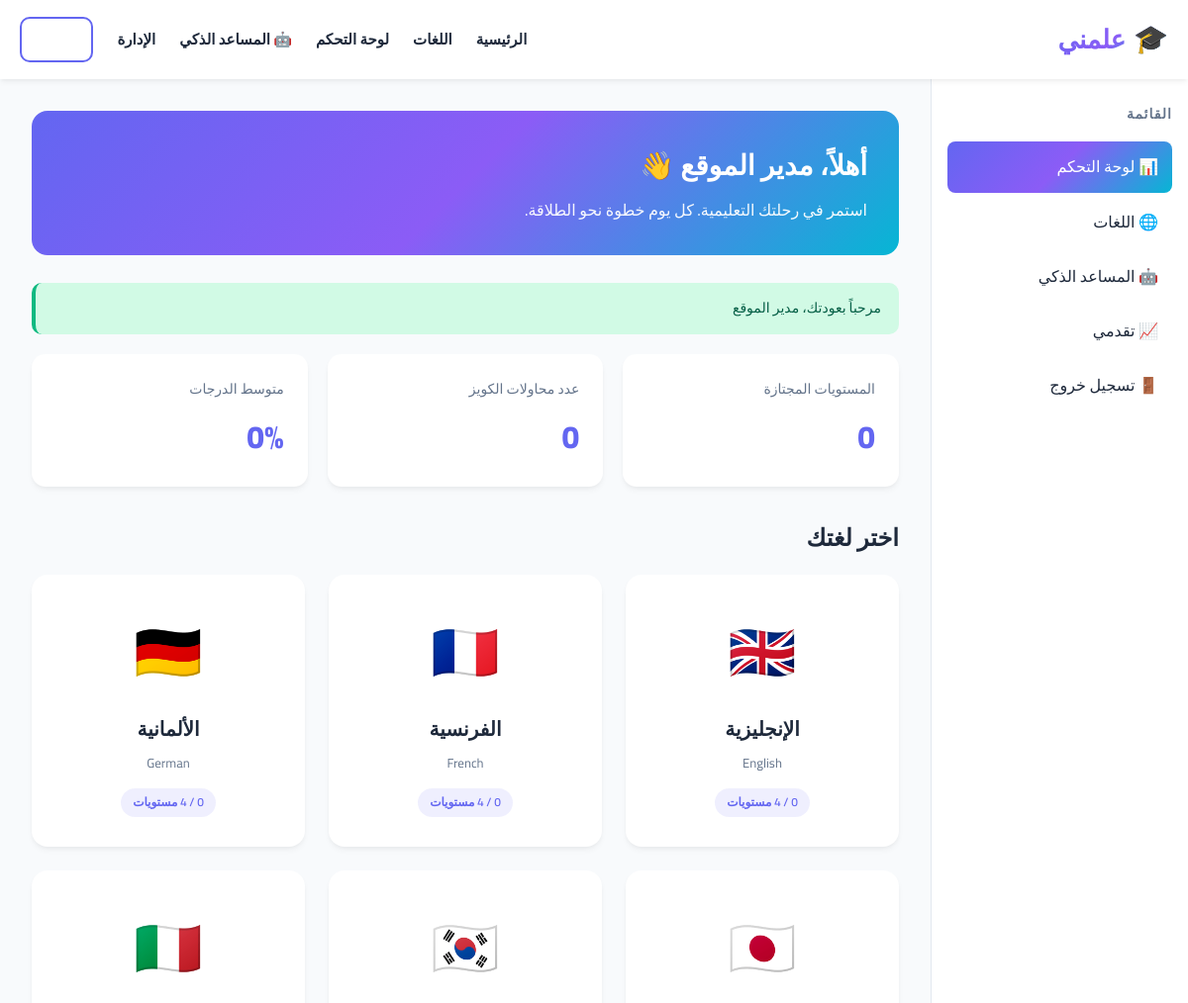
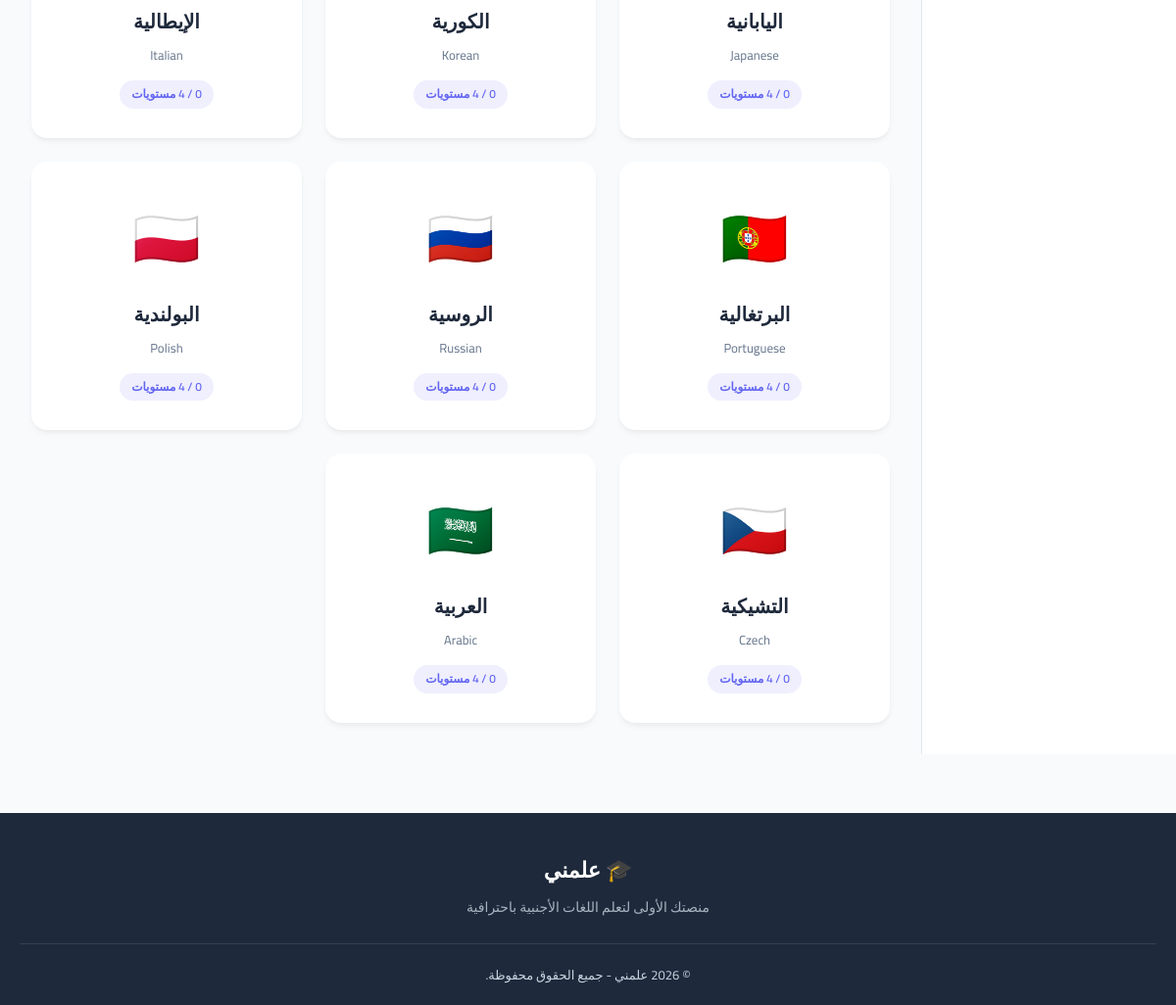
/dashboard.php (signed in), run on the app's committed database (2 pictures, top to bottom).
### tables this page shows
CREATE TABLE IF NOT EXISTS `users` (
  `id` INT AUTO_INCREMENT PRIMARY KEY,
  `name` VARCHAR(100) NOT NULL,
  `email` VARCHAR(150) NOT NULL UNIQUE,
  `password_hash` VARCHAR(255) NOT NULL,
  `role` ENUM('student','admin') DEFAULT 'student',
  `avatar` VARCHAR(255) DEFAULT NULL,
  `created_at` TIMESTAMP DEFAULT CURRENT_TIMESTAMP
);

CREATE TABLE IF NOT EXISTS `languages` (
  `id` INT AUTO_INCREMENT PRIMARY KEY,
  `name_ar` VARCHAR(50) NOT NULL,
  `name_en` VARCHAR(50) NOT NULL,
  `code` VARCHAR(10) NOT NULL,
  `flag` VARCHAR(10) DEFAULT NULL,
  `description` TEXT,
  `created_at` TIMESTAMP DEFAULT CURRENT_TIMESTAMP
);

### includes/functions.php (called while the page is built, shortened)
<?php
function clean($str) {
    return htmlspecialchars(trim($str), ENT_QUOTES, 'UTF-8');
}
function isLoggedIn() {
    return isset($_SESSION['user_id']);
}
function currentUser() {
    static $user = null;
    if ($user === null) {
        $stmt = db()->prepare("SELECT * FROM users WHERE id = ?");
        $stmt->execute([$_SESSION['user_id']]);
        $user = $stmt->fetch();
    }
    return $user;
}
function flash($key, $msg = null) {
    if ($msg === null) {
        $val = $_SESSION['flash'][$key] ?? null;
        return $val;
    }
}

### config/database.php (called while the page is built, shortened)
<?php
class Database {
    private static $instance = null;
    private $pdo;
    private function __construct() {
        $dsn = "mysql:host=" . DB_HOST . ";dbname=" . DB_NAME . ";charset=" . DB_CHARSET;
        $options = [
            PDO::ATTR_ERRMODE            => PDO::ERRMODE_EXCEPTION,
            PDO::ATTR_DEFAULT_FETCH_MODE => PDO::FETCH_ASSOC,
            PDO::ATTR_EMULATE_PREPARES   => false,
        ];
        try {
            $this->pdo = new PDO($dsn, DB_USER, DB_PASS, $options);
        } catch (PDOException $e) {
            die("فشل الاتصال بقاعدة البيانات: " . $e->getMessage());
        }
    }
    public static function getInstance() {
        if (self::$instance === null) {
            self::$instance = new Database();
        }
        return self::$instance;
    }
    public function getConnection() {
        return $this->pdo;
    }
}
function db() {
    return Database::getInstance()->getConnection();
}

### dashboard.php (the view, shortened to what this page needs)
<?php
$user = currentUser();
$userId = $user['id'];
$stmt = db()->prepare("SELECT COUNT(DISTINCT q.level_id) AS passed_levels
    FROM quiz_results qr JOIN quizzes q ON q.id = qr.quiz_id
    WHERE qr.user_id = ? AND qr.score >= ?");
$stmt->execute([$userId, PASS_SCORE]);
$passedLevels = $stmt->fetchColumn();
$stmt = db()->prepare("SELECT COUNT(*) FROM quiz_results WHERE user_id = ?");
$stmt->execute([$userId]);
$totalAttempts = $stmt->fetchColumn();
$stmt = db()->prepare("SELECT AVG(score) FROM quiz_results WHERE user_id = ?");
$stmt->execute([$userId]);
$avgScore = round($stmt->fetchColumn() ?: 0);
$languages = db()->query("SELECT * FROM languages ORDER BY id ASC")->fetchAll();
require_once __DIR__ . '/includes/header.php';
?>
<div class="dashboard">
  <aside class="sidebar">
    <h3>القائمة</h3>
    <a href="<?= SITE_URL ?>/dashboard.php" class="active">📊 لوحة التحكم</a>
    <a href="<?= SITE_URL ?>/languages.php">🌐 اللغات</a>
    <a href="<?= SITE_URL ?>/chat.php">🤖 المساعد الذكي</a>
    <a href="<?= SITE_URL ?>/progress.php">📈 تقدمي</a>
    <a href="<?= SITE_URL ?>/logout.php">🚪 تسجيل خروج</a>
  </aside>
  <main class="main-content">
    <div class="welcome-card">
      <h1>أهلاً، <?= clean($user['name']) ?> 👋</h1>
      <p>استمر في رحلتك التعليمية. كل يوم خطوة نحو الطلاقة.</p>
    </div>
    <?php if ($msg = flash('success')): ?>
      <div class="alert alert-success"><?= clean($msg) ?></div>
    <?php endif; ?>
    <div class="stats">
      <div class="stat-card">
        <div class="stat-label">المستويات المجتازة</div>
        <div class="stat-value"><?= $passedLevels ?></div>
      </div>
      <div class="stat-card">
        <div class="stat-label">عدد محاولات الكويز</div>
        <div class="stat-value"><?= $totalAttempts ?></div>
      </div>
      <div class="stat-card">
        <div class="stat-label">متوسط الدرجات</div>
        <div class="stat-value"><?= $avgScore ?>%</div>
      </div>
    </div>
    <h2 style="margin: 24px 0 16px;">اختر لغتك</h2>
    <div class="languages-grid">
      <?php foreach ($languages as $lang): ?>
        <a href="<?= SITE_URL ?>/language.php?id=<?= $lang['id'] ?>" class="lang-card">
          <span class="lang-flag"><?= $lang['flag'] ?></span>
          <div class="lang-name"><?= clean($lang['name_ar']) ?></div>
          <div class="lang-desc"><?= clean($lang['name_en']) ?></div>
          <?php
          $passed = 0;
          ?>
          <span class="lang-levels"><?= $passed ?> / 4 مستويات</span>
        </a>
      <?php endforeach; ?>
    </div>
  </main>
</div>
<?php require_once __DIR__ . '/includes/footer.php'; ?>

### public/css/style.css (style rules this page uses)
* { margin: 0; padding: 0; box-sizing: border-box; font-family: 'Cairo', 'Tajawal', 'Segoe UI', sans-serif; }
:root { --primary: #6366f1; --primary-dark: #4f46e5; --primary-light: #a5b4fc; --secondary: #8b5cf6; --accent: #06b6d4; --success: #10b981; --warning: #f59e0b; --danger: #ef4444; --bg: #f8fafc; --bg-card: #ffffff; --text: #1e293b; --text-light: #64748b; --border: #e2e8f0; --shadow: 0 4px 6px -1px rgba(0,0,0,0.05), 0 2px 4px -1px rgba(0,0,0,0.03); --shadow-lg: 0 10px 25px -5px rgba(99, 102, 241, 0.15); --gradient: linear-gradient(135deg, #6366f1 0%, #8b5cf6 50%, #06b6d4 100%); }
html { scroll-behavior: smooth; }
body { background: var(--bg); color: var(--text); direction: rtl; line-height: 1.7; min-height: 100vh; }
a { color: var(--primary); text-decoration: none; transition: color 0.2s; }
.languages-grid { display: grid; grid-template-columns: repeat(auto-fill, minmax(220px, 1fr)); gap: 24px; }
.lang-card { background: var(--bg-card); border-radius: 16px; padding: 28px 20px; text-align: center; box-shadow: var(--shadow); transition: all 0.3s; cursor: pointer; border: 2px solid transparent; }
.lang-flag { font-size: 56px; margin-bottom: 14px; display: block; }
.lang-name { font-size: 20px; font-weight: 700; color: var(--text); margin-bottom: 6px; }
.lang-desc { font-size: 13px; color: var(--text-light); margin-bottom: 14px; }
.lang-levels { display: inline-block; font-size: 12px; background: rgba(99,102,241,0.1); color: var(--primary); padding: 4px 12px; border-radius: 20px; font-weight: 600; }
.alert { padding: 14px 18px; border-radius: 10px; margin-bottom: 20px; font-size: 14px; font-weight: 500; }
.alert-success { background: #d1fae5; color: #065f46; border-left: 4px solid var(--success); }
.dashboard { display: grid; grid-template-columns: 260px 1fr; min-height: calc(100vh - 80px); }
.sidebar { background: var(--bg-card); padding: 24px 16px; border-left: 1px solid var(--border); }
.sidebar h3 { font-size: 14px; text-transform: uppercase; color: var(--text-light); margin-bottom: 16px; letter-spacing: 1px; }
.sidebar a { display: flex; align-items: center; gap: 10px; padding: 12px 14px; border-radius: 8px; color: var(--text); font-weight: 500; margin-bottom: 4px; transition: all 0.2s; }
.sidebar a.active { background: var(--gradient); color: white; }
.main-content { padding: 32px; }
.welcome-card { background: var(--gradient); color: white; padding: 32px; border-radius: 16px; margin-bottom: 28px; }
.welcome-card h1 { font-size: 28px; margin-bottom: 8px; }
.welcome-card p { opacity: 0.95; }
.stats { display: grid; grid-template-columns: repeat(auto-fit, minmax(200px, 1fr)); gap: 20px; margin-bottom: 32px; }
.stat-card { background: var(--bg-card); padding: 24px; border-radius: 14px; box-shadow: var(--shadow); }
.stat-label { color: var(--text-light); font-size: 14px; margin-bottom: 8px; }
.stat-value { font-size: 32px; font-weight: 800; color: var(--primary); }

### data on the page
users: name "مدير الموقع"
languages: flag "🇬🇧", name_ar "الإنجليزية", name_en "English", passed "0"
languages: flag "🇫🇷", name_ar "الفرنسية", name_en "French", passed "0"
languages: flag "🇩🇪", name_ar "الألمانية", name_en "German", passed "0"
languages: flag "🇯🇵", name_ar "اليابانية", name_en "Japanese", passed "0"
languages: flag "🇰🇷", name_ar "الكورية", name_en "Korean", passed "0"
languages: flag "🇮🇹", name_ar "الإيطالية", name_en "Italian", passed "0"
languages: flag "🇵🇹", name_ar "البرتغالية", name_en "Portuguese", passed "0"
languages: flag "🇷🇺", name_ar "الروسية", name_en "Russian", passed "0"
languages: flag "🇵🇱", name_ar "البولندية", name_en "Polish", passed "0"
languages: flag "🇨🇿", name_ar "التشيكية", name_en "Czech", passed "0"
languages: flag "🇸🇦", name_ar "العربية", name_en "Arabic", passed "0"

### other printed values
$msg "مرحباً بعودتك، مدير الموقع"
$passedLevels "0"
$totalAttempts "0"
$avgScore "0"
